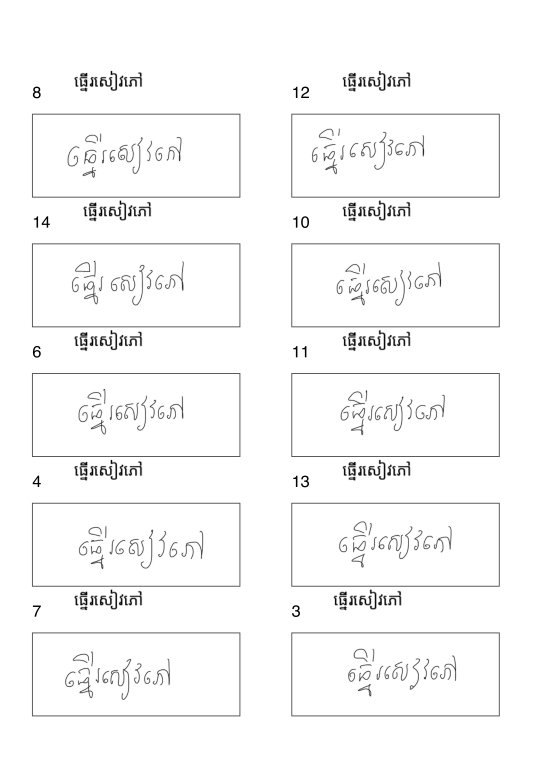
#> input picture image_processing/images/2026-03-30 12.47.55.jpg, 1654 x 2339 px (shown at 1/3 size)
$ python -i extract_and_label.py   (imports and definitions only)
#> lines starting #> are read from the running program, lines starting #| are printed output that depends on the picture; after the words box and inside, x2 and y2 are one past the last pixel; in counts of white or black regions, pixels touching at a corner belong together
#> further down, picture is the input picture: shape (2339, 1654, 3); min 0, max 255, mean 248.9
"""
Extract and Label Boxes from Generated PDFs
Extracts text boxes, reads IDs via OCR, and creates labeled dataset
"""
import cv2
import numpy as np
import os
import csv
import argparse
from pathlib import Path
import pytesseract
import re


# [8 lines left out: function load_word_mapping, not called in this run]


def calculate_iou(box1, box2):
    """Calculate Intersection over Union of two boxes"""
    x1, y1, w1, h1 = box1
    x2, y2, w2, h2 = box2

    x_left = max(x1, x2)
    y_top = max(y1, y2)
    x_right = min(x1 + w1, x2 + w2)
    y_bottom = min(y1 + h1, y2 + h2)

    if x_right < x_left or y_bottom < y_top:
        return 0.0

    intersection = (x_right - x_left) * (y_bottom - y_top)
    area1 = w1 * h1
    area2 = w2 * h2
    union = area1 + area2 - intersection

    return intersection / union if union > 0 else 0


def remove_overlapping_boxes(boxes, iou_threshold=0.5):
    """Remove duplicate/overlapping boxes"""
    if not boxes:
        return boxes

    boxes = sorted(boxes, key=lambda b: b[2] * b[3], reverse=True)

    keep = []
    for box in boxes:
        overlaps = False
        for kept_box in keep:
            if calculate_iou(box, kept_box) > iou_threshold:
                overlaps = True
                break

        if not overlaps:
            keep.append(box)

    return keep


def extract_text_boxes(image, min_area=1000, min_aspect_ratio=2.0):
    """
    Extract text boxes from image.

    Args:
        image: OpenCV image (BGR)
        min_area: Minimum box area to consider
        min_aspect_ratio: Minimum width/height ratio

    Returns:
        List of boxes (x, y, w, h) sorted top-to-bottom
    """
#> called with min_area = 1000, min_aspect_ratio = 2
    gray = cv2.cvtColor(image, cv2.COLOR_BGR2GRAY)

    # Apply threshold to get binary image
    _, binary = cv2.threshold(gray, 0, 255, cv2.THRESH_BINARY_INV + cv2.THRESH_OTSU)
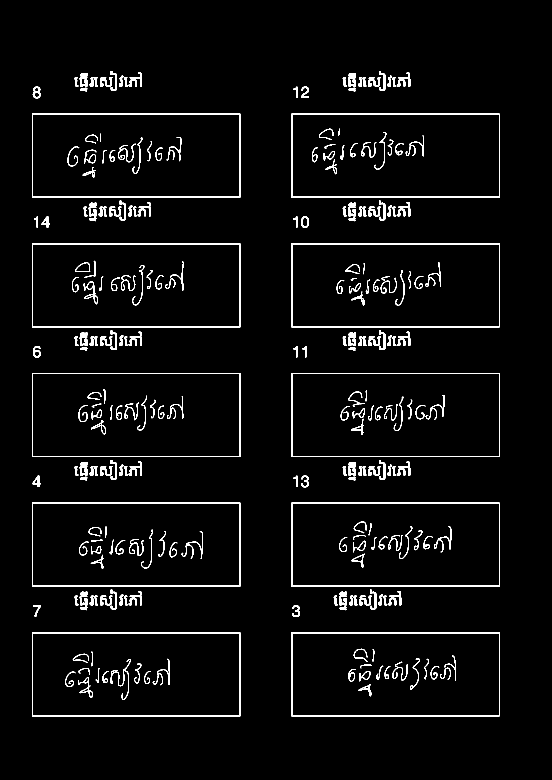
#> binary: shape (2339, 1654) (shown at 1/3 size); 3.2% white; 275 white regions

    # Find contours
    contours, _ = cv2.findContours(binary, cv2.RETR_EXTERNAL, cv2.CHAIN_APPROX_SIMPLE)
#> contours = 145 contours; largest, box (x1, y1, x2, y2) and area: (874, 1897, 1499, 2149) 156624, (96, 1897, 721, 2149) 156624, (874, 1508, 1499, 1760) 156624, (96, 1508, 721, 1760) 156624, (874, 1119, 1499, 1371) 156624

    boxes = []
    for contour in contours:
        x, y, w, h = cv2.boundingRect(contour)
        area = w * h
        aspect_ratio = w / h if h > 0 else 0

        # Filter: must be large enough and wide enough
        if area > min_area and aspect_ratio > min_aspect_ratio:
            boxes.append((x, y, w, h))
#> this loop made 145 passes
#> (x, y, w, h, area, aspect_ratio) on passes 3 to 14: (1019, 1819, 22, 12, 264, 1.83), (241, 1819, 22, 12, 264, 1.83), (876, 1816, 24, 35, 840, 0.686), (99, 1816, 24, 34, 816, 0.706), (1164, 1793, 25, 23, 575, 1.09), (386, 1793, 25, 23, 575, 1.09), (1150, 1787, 12, 29, 348, 0.414), (1078, 1787, 37, 29, 1073, 1.28), (1060, 1787, 12, 29, 348, 0.414), (1047, 1787, 12, 29, 348, 0.414), (1017, 1787, 23, 29, 667, 0.793), (1001, 1787, 12, 29, 348, 0.414)
#> (contour, x, y, w, h, area, aspect_ratio) on passes 1, 2, 29, 30, 58, 59: ([[874, 1897], [874, 2148], [1498, 2148], [1498, 1897]], 874, 1897, 625, 252, 157500, 2.48), ([[96, 1897], [96, 2148], [720, 2148], [720, 1897]], 96, 1897, 625, 252, 157500, 2.48), ([[874, 1508], [874, 1759], [1498, 1759], [1498, 1508]], 874, 1508, 625, 252, 157500, 2.48), ([[96, 1508], [96, 1759], [720, 1759], [720, 1508]], 96, 1508, 625, 252, 157500, 2.48), ([[874, 1119], [874, 1370], [1498, 1370], [1498, 1119]], 874, 1119, 625, 252, 157500, 2.48), ([[96, 1119], [96, 1370], [720, 1370], [720, 1119]], 96, 1119, 625, 252, 157500, 2.48)
#> after the loop, boxes = [(874, 1897, 625, 252), (96, 1897, 625, 252), (874, 1508, 625, 252), (96, 1508, 625, 252), (874, 1119, 625, 252), (96, 1119, 625, 252), (874, 730, 625, 252), (96, 730, 625, 252), (874, 341, 625, 252), (96, 341, 625, 252)]

    # Remove overlapping boxes
    boxes = remove_overlapping_boxes(boxes)
#> the loop in remove_overlapping_boxes, `for box in boxes:` made 10 passes
#> box on passes 2 to 8: (96, 1897, 625, 252), (874, 1508, 625, 252), (96, 1508, 625, 252), (874, 1119, 625, 252), (96, 1119, 625, 252), (874, 730, 625, 252), (96, 730, 625, 252)

    # Sort top to bottom, left to right
    boxes = sorted(boxes, key=lambda b: (b[1], b[0]))

    return boxes


# [260 lines left out: functions extract_id_from_box, extract_word_from_box, process_image_and_label, main, not called in this run]


# [2 lines not run here, left out]

>>> import cv2
>>> picture = cv2.imread('images/2026-03-30 12.47.55.jpg')
>>> result = extract_text_boxes(picture)
